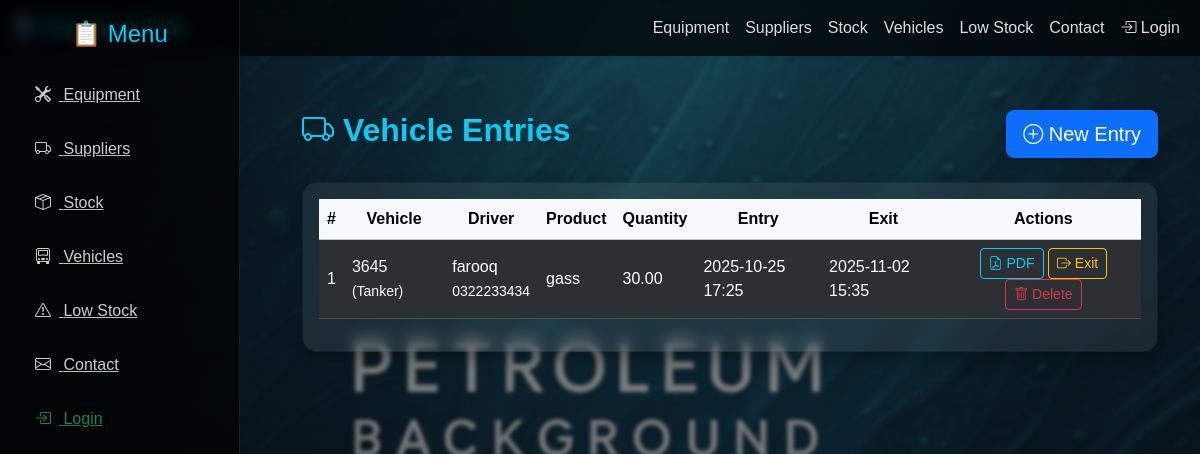
/vehicles/, run on the app's committed database.
### blog/models.py (models this page shows, shortened)
class VehicleRecord(models.Model):
    VEHICLE_TYPES = [
        ('Tanker', 'Tanker'),
        ('Truck', 'Truck'),
        ('Service', 'Service Vehicle'),
        ('Other', 'Other'),
    ]
    vehicle_number = models.CharField(max_length=50)
    driver_name = models.CharField(max_length=100)
    driver_phone = models.CharField(max_length=15, blank=True, null=True)
    supplier = models.ForeignKey('Supplier', on_delete=models.SET_NULL, null=True, blank=True)
    vehicle_type = models.CharField(max_length=20, choices=VEHICLE_TYPES, default='Tanker')
    entry_time = models.DateTimeField(auto_now_add=True)
    exit_time = models.DateTimeField(null=True, blank=True)
    product_type = models.CharField(max_length=100, help_text="e.g. Petrol, Diesel, Gas")
    quantity = models.DecimalField(max_digits=10, decimal_places=2, help_text="Litres or KG")
    remarks = models.TextField(blank=True)
    checked_by = models.CharField(max_length=100, blank=True)
    print_count = models.PositiveIntegerField(default=0)

### blog/views.py (the view)
# urls.py: path('vehicles/', views.vehicle_list, name='vehicle_list'),
def vehicle_list(request):
    vehicles = VehicleRecord.objects.all().order_by('-entry_time')
    return render(request, 'vehicles/list.html', {'vehicles': vehicles})

### blog/templates/vehicles/list.html (shortened to what this page needs)
{% extends 'base.html' %}
{% block body %}
<div class="container mt-4">
  <div class="d-flex justify-content-between align-items-center mb-4">
    <h2 class="fw-bold text-info"><i class="bi bi-truck"></i> Vehicle Entries</h2>
    <a href="{% url 'vehicle_add' %}" class="btn btn-primary btn-lg shadow">
      <i class="bi bi-plus-circle"></i> New Entry
    </a>
  </div>
  <div class="card p-3">
    <div class="table-responsive">
      <table class="table table-hover table-dark table-striped align-middle">
        <thead class="table-light text-center">
          <tr>
            <th>#</th>
            <th>Vehicle</th>
            <th>Driver</th>
            <th>Product</th>
            <th>Quantity</th>
            <th>Entry</th>
            <th>Exit</th>
            <th>Actions</th>
          </tr>
        </thead>
        <tbody>
          {% for v in vehicles %}
          <tr>
            <td>{{ forloop.counter }}</td>
            <td>{{ v.vehicle_number }} <small>({{ v.vehicle_type }})</small></td>
            <td>{{ v.driver_name }}<br><small>{{ v.driver_phone }}</small></td>
            <td>{{ v.product_type }}</td>
            <td>{{ v.quantity }}</td>
            <td>{{ v.entry_time|date:"Y-m-d H:i" }}</td>
            <td>{% if v.exit_time %}{{ v.exit_time|date:"Y-m-d H:i" }}{% else %}-{% endif %}</td>
            <td class="text-center">
              <a class="btn btn-sm btn-outline-info" href="{% url 'vehicle_pdf' v.pk %}" target="_blank">
                <i class="bi bi-file-earmark-pdf"></i> PDF
              </a>
              <a class="btn btn-sm btn-outline-warning" href="{% url 'vehicle_exit' v.pk %}">
                <i class="bi bi-box-arrow-right"></i> Exit
              </a>
              <form method="post" action="{% url 'vehicle_delete' v.pk %}" style="display:inline">
                <button class="btn btn-sm btn-outline-danger" onclick="return confirm('Delete this record?')">
                  <i class="bi bi-trash"></i> Delete
                </button>
              </form>
            </td>
          </tr>
          {% empty %}
          <tr><td colspan="8" class="text-center text-muted">No vehicle entries found</td></tr>
          {% endfor %}
        </tbody>
      </table>
    </div>
  </div>
</div>
{% endblock %}

### data on the page
VehicleRecord: vehicle_number "3645", vehicle_type "Tanker", driver_name "farooq", driver_phone "0322233434", product_type "gass", quantity "30.00", entry_time "2025-10-25 17:25", exit_time "2025-11-02 15:35"
